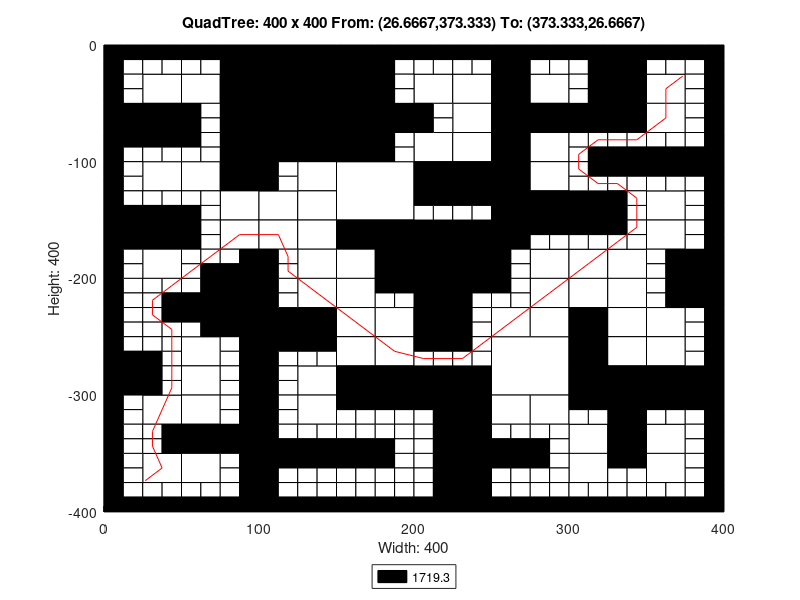

Reproduce this figure in MATLAB.
axis([0 400 -400 0]);
title('QuadTree: 400 x 400 From: (26.6667,373.333) To: (373.333,26.6667)');
xlabel('Width: 400');
ylabel('Height: 400');
rectangle('Position',[100 -50 50 50], 'FaceColor',[0 0 0]);
rectangle('Position',[100 -100 50 50], 'FaceColor',[0 0 0]);
rectangle('Position',[150 -150 50 50], 'FaceColor',[1 1 1]);
rectangle('Position',[200 -200 50 50], 'FaceColor',[0 0 0]);
rectangle('Position',[250 -300 50 50], 'FaceColor',[1 1 1]);
rectangle('Position',[25 -50 25 25], 'FaceColor',[1 1 1]);
rectangle('Position',[75 -25 25 25], 'FaceColor',[0 0 0]);
rectangle('Position',[50 -50 25 25], 'FaceColor',[1 1 1]);
rectangle('Position',[75 -50 25 25], 'FaceColor',[0 0 0]);
rectangle('Position',[0 -75 25 25], 'FaceColor',[0 0 0]);
rectangle('Position',[25 -75 25 25], 'FaceColor',[0 0 0]);
rectangle('Position',[75 -75 25 25], 'FaceColor',[0 0 0]);
rectangle('Position',[75 -100 25 25], 'FaceColor',[0 0 0]);
rectangle('Position',[150 -25 25 25], 'FaceColor',[0 0 0]);
rectangle('Position',[150 -50 25 25], 'FaceColor',[0 0 0]);
rectangle('Position',[150 -75 25 25], 'FaceColor',[0 0 0]);
rectangle('Position',[175 -75 25 25], 'FaceColor',[0 0 0]);
rectangle('Position',[150 -100 25 25], 'FaceColor',[0 0 0]);
rectangle('Position',[25 -125 25 25], 'FaceColor',[1 1 1]);
rectangle('Position',[50 -125 25 25], 'FaceColor',[1 1 1]);
rectangle('Position',[75 -125 25 25], 'FaceColor',[0 0 0]);
rectangle('Position',[75 -150 25 25], 'FaceColor',[1 1 1]);
rectangle('Position',[0 -175 25 25], 'FaceColor',[0 0 0]);
rectangle('Position',[25 -175 25 25], 'FaceColor',[0 0 0]);
rectangle('Position',[25 -200 25 25], 'FaceColor',[1 1 1]);
rectangle('Position',[75 -175 25 25], 'FaceColor',[1 1 1]);
rectangle('Position',[125 -125 25 25], 'FaceColor',[1 1 1]);
rectangle('Position',[100 -150 25 25], 'FaceColor',[1 1 1]);
rectangle('Position',[125 -150 25 25], 'FaceColor',[1 1 1]);
rectangle('Position',[100 -175 25 25], 'FaceColor',[1 1 1]);
rectangle('Position',[125 -175 25 25], 'FaceColor',[1 1 1]);
rectangle('Position',[125 -200 25 25], 'FaceColor',[1 1 1]);
rectangle('Position',[150 -175 25 25], 'FaceColor',[0 0 0]);
rectangle('Position',[175 -175 25 25], 'FaceColor',[0 0 0]);
rectangle('Position',[150 -200 25 25], 'FaceColor',[1 1 1]);
rectangle('Position',[175 -200 25 25], 'FaceColor',[0 0 0]);
rectangle('Position',[200 -50 25 25], 'FaceColor',[1 1 1]);
rectangle('Position',[225 -50 25 25], 'FaceColor',[1 1 1]);
rectangle('Position',[250 -25 25 25], 'FaceColor',[0 0 0]);
rectangle('Position',[250 -50 25 25], 'FaceColor',[0 0 0]);
rectangle('Position',[275 -50 25 25], 'FaceColor',[1 1 1]);
rectangle('Position',[225 -75 25 25], 'FaceColor',[1 1 1]);
rectangle('Position',[200 -100 25 25], 'FaceColor',[1 1 1]);
rectangle('Position',[225 -100 25 25], 'FaceColor',[1 1 1]);
rectangle('Position',[250 -75 25 25], 'FaceColor',[0 0 0]);
rectangle('Position',[275 -75 25 25], 'FaceColor',[0 0 0]);
rectangle('Position',[250 -100 25 25], 'FaceColor',[0 0 0]);
rectangle('Position',[275 -100 25 25], 'FaceColor',[1 1 1]);
rectangle('Position',[325 -25 25 25], 'FaceColor',[0 0 0]);
rectangle('Position',[325 -50 25 25], 'FaceColor',[0 0 0]);
rectangle('Position',[350 -50 25 25], 'FaceColor',[1 1 1]);
rectangle('Position',[300 -75 25 25], 'FaceColor',[0 0 0]);
rectangle('Position',[325 -75 25 25], 'FaceColor',[0 0 0]);
rectangle('Position',[350 -75 25 25], 'FaceColor',[1 1 1]);
rectangle('Position',[200 -125 25 25], 'FaceColor',[0 0 0]);
rectangle('Position',[225 -125 25 25], 'FaceColor',[0 0 0]);
rectangle('Position',[250 -125 25 25], 'FaceColor',[0 0 0]);
rectangle('Position',[275 -125 25 25], 'FaceColor',[1 1 1]);
rectangle('Position',[250 -150 25 25], 'FaceColor',[0 0 0]);
rectangle('Position',[275 -150 25 25], 'FaceColor',[0 0 0]);
rectangle('Position',[250 -175 25 25], 'FaceColor',[0 0 0]);
rectangle('Position',[275 -200 25 25], 'FaceColor',[1 1 1]);
rectangle('Position',[300 -150 25 25], 'FaceColor',[0 0 0]);
rectangle('Position',[350 -150 25 25], 'FaceColor',[1 1 1]);
rectangle('Position',[300 -200 25 25], 'FaceColor',[1 1 1]);
rectangle('Position',[325 -200 25 25], 'FaceColor',[1 1 1]);
rectangle('Position',[350 -175 25 25], 'FaceColor',[1 1 1]);
rectangle('Position',[375 -200 25 25], 'FaceColor',[0 0 0]);
rectangle('Position',[75 -225 25 25], 'FaceColor',[0 0 0]);
rectangle('Position',[75 -250 25 25], 'FaceColor',[0 0 0]);
rectangle('Position',[0 -300 25 25], 'FaceColor',[0 0 0]);
rectangle('Position',[50 -275 25 25], 'FaceColor',[1 1 1]);
rectangle('Position',[50 -300 25 25], 'FaceColor',[1 1 1]);
rectangle('Position',[125 -225 25 25], 'FaceColor',[1 1 1]);
rectangle('Position',[100 -250 25 25], 'FaceColor',[0 0 0]);
rectangle('Position',[125 -250 25 25], 'FaceColor',[0 0 0]);
rectangle('Position',[150 -225 25 25], 'FaceColor',[1 1 1]);
rectangle('Position',[150 -250 25 25], 'FaceColor',[1 1 1]);
rectangle('Position',[175 -250 25 25], 'FaceColor',[1 1 1]);
rectangle('Position',[125 -300 25 25], 'FaceColor',[1 1 1]);
rectangle('Position',[150 -275 25 25], 'FaceColor',[1 1 1]);
rectangle('Position',[175 -275 25 25], 'FaceColor',[1 1 1]);
rectangle('Position',[150 -300 25 25], 'FaceColor',[0 0 0]);
rectangle('Position',[175 -300 25 25], 'FaceColor',[0 0 0]);
rectangle('Position',[25 -325 25 25], 'FaceColor',[1 1 1]);
rectangle('Position',[50 -325 25 25], 'FaceColor',[1 1 1]);
rectangle('Position',[50 -350 25 25], 'FaceColor',[0 0 0]);
rectangle('Position',[75 -350 25 25], 'FaceColor',[0 0 0]);
rectangle('Position',[25 -375 25 25], 'FaceColor',[1 1 1]);
rectangle('Position',[50 -375 25 25], 'FaceColor',[1 1 1]);
rectangle('Position',[125 -325 25 25], 'FaceColor',[1 1 1]);
rectangle('Position',[200 -225 25 25], 'FaceColor',[0 0 0]);
rectangle('Position',[200 -250 25 25], 'FaceColor',[0 0 0]);
rectangle('Position',[275 -225 25 25], 'FaceColor',[1 1 1]);
rectangle('Position',[250 -250 25 25], 'FaceColor',[1 1 1]);
rectangle('Position',[275 -250 25 25], 'FaceColor',[1 1 1]);
rectangle('Position',[200 -300 25 25], 'FaceColor',[0 0 0]);
rectangle('Position',[225 -300 25 25], 'FaceColor',[0 0 0]);
rectangle('Position',[300 -225 25 25], 'FaceColor',[1 1 1]);
rectangle('Position',[325 -225 25 25], 'FaceColor',[1 1 1]);
rectangle('Position',[300 -250 25 25], 'FaceColor',[0 0 0]);
rectangle('Position',[325 -250 25 25], 'FaceColor',[1 1 1]);
rectangle('Position',[375 -225 25 25], 'FaceColor',[0 0 0]);
rectangle('Position',[350 -250 25 25], 'FaceColor',[1 1 1]);
rectangle('Position',[300 -275 25 25], 'FaceColor',[0 0 0]);
rectangle('Position',[325 -275 25 25], 'FaceColor',[1 1 1]);
rectangle('Position',[300 -300 25 25], 'FaceColor',[0 0 0]);
rectangle('Position',[325 -300 25 25], 'FaceColor',[0 0 0]);
rectangle('Position',[350 -275 25 25], 'FaceColor',[1 1 1]);
rectangle('Position',[350 -300 25 25], 'FaceColor',[0 0 0]);
rectangle('Position',[375 -300 25 25], 'FaceColor',[0 0 0]);
rectangle('Position',[225 -325 25 25], 'FaceColor',[0 0 0]);
rectangle('Position',[225 -350 25 25], 'FaceColor',[0 0 0]);
rectangle('Position',[250 -325 25 25], 'FaceColor',[1 1 1]);
rectangle('Position',[275 -325 25 25], 'FaceColor',[1 1 1]);
rectangle('Position',[225 -375 25 25], 'FaceColor',[0 0 0]);
rectangle('Position',[225 -400 25 25], 'FaceColor',[0 0 0]);
rectangle('Position',[325 -325 25 25], 'FaceColor',[0 0 0]);
rectangle('Position',[300 -350 25 25], 'FaceColor',[1 1 1]);
rectangle('Position',[325 -350 25 25], 'FaceColor',[0 0 0]);
rectangle('Position',[350 -350 25 25], 'FaceColor',[1 1 1]);
rectangle('Position',[300 -375 25 25], 'FaceColor',[1 1 1]);
rectangle('Position',[350 -375 25 25], 'FaceColor',[1 1 1]);
rectangle('Position',[0 -12.5 12.5 12.5], 'FaceColor',[0 0 0]);
rectangle('Position',[12.5 -12.5 12.5 12.5], 'FaceColor',[0 0 0]);
rectangle('Position',[0 -25 12.5 12.5], 'FaceColor',[0 0 0]);
rectangle('Position',[12.5 -25 12.5 12.5], 'FaceColor',[1 1 1]);
rectangle('Position',[25 -12.5 12.5 12.5], 'FaceColor',[0 0 0]);
rectangle('Position',[37.5 -12.5 12.5 12.5], 'FaceColor',[0 0 0]);
rectangle('Position',[25 -25 12.5 12.5], 'FaceColor',[1 1 1]);
rectangle('Position',[37.5 -25 12.5 12.5], 'FaceColor',[1 1 1]);
rectangle('Position',[0 -37.5 12.5 12.5], 'FaceColor',[0 0 0]);
rectangle('Position',[12.5 -37.5 12.5 12.5], 'FaceColor',[1 1 1]);
rectangle('Position',[0 -50 12.5 12.5], 'FaceColor',[0 0 0]);
rectangle('Position',[12.5 -50 12.5 12.5], 'FaceColor',[1 1 1]);
rectangle('Position',[50 -12.5 12.5 12.5], 'FaceColor',[0 0 0]);
rectangle('Position',[62.5 -12.5 12.5 12.5], 'FaceColor',[0 0 0]);
rectangle('Position',[50 -25 12.5 12.5], 'FaceColor',[1 1 1]);
rectangle('Position',[62.5 -25 12.5 12.5], 'FaceColor',[1 1 1]);
rectangle('Position',[0 -87.5 12.5 12.5], 'FaceColor',[0 0 0]);
rectangle('Position',[12.5 -87.5 12.5 12.5], 'FaceColor',[0 0 0]);
rectangle('Position',[0 -100 12.5 12.5], 'FaceColor',[0 0 0]);
rectangle('Position',[12.5 -100 12.5 12.5], 'FaceColor',[1 1 1]);
rectangle('Position',[25 -87.5 12.5 12.5], 'FaceColor',[0 0 0]);
rectangle('Position',[37.5 -87.5 12.5 12.5], 'FaceColor',[0 0 0]);
rectangle('Position',[25 -100 12.5 12.5], 'FaceColor',[1 1 1]);
rectangle('Position',[37.5 -100 12.5 12.5], 'FaceColor',[1 1 1]);
rectangle('Position',[50 -62.5 12.5 12.5], 'FaceColor',[0 0 0]);
rectangle('Position',[62.5 -62.5 12.5 12.5], 'FaceColor',[1 1 1]);
rectangle('Position',[50 -75 12.5 12.5], 'FaceColor',[0 0 0]);
rectangle('Position',[62.5 -75 12.5 12.5], 'FaceColor',[1 1 1]);
rectangle('Position',[50 -87.5 12.5 12.5], 'FaceColor',[0 0 0]);
rectangle('Position',[62.5 -87.5 12.5 12.5], 'FaceColor',[1 1 1]);
rectangle('Position',[50 -100 12.5 12.5], 'FaceColor',[1 1 1]);
rectangle('Position',[62.5 -100 12.5 12.5], 'FaceColor',[1 1 1]);
rectangle('Position',[175 -12.5 12.5 12.5], 'FaceColor',[0 0 0]);
rectangle('Position',[187.5 -12.5 12.5 12.5], 'FaceColor',[0 0 0]);
rectangle('Position',[175 -25 12.5 12.5], 'FaceColor',[0 0 0]);
rectangle('Position',[187.5 -25 12.5 12.5], 'FaceColor',[1 1 1]);
rectangle('Position',[175 -37.5 12.5 12.5], 'FaceColor',[0 0 0]);
rectangle('Position',[187.5 -37.5 12.5 12.5], 'FaceColor',[1 1 1]);
rectangle('Position',[175 -50 12.5 12.5], 'FaceColor',[0 0 0]);
rectangle('Position',[187.5 -50 12.5 12.5], 'FaceColor',[1 1 1]);
rectangle('Position',[175 -87.5 12.5 12.5], 'FaceColor',[0 0 0]);
rectangle('Position',[187.5 -87.5 12.5 12.5], 'FaceColor',[1 1 1]);
rectangle('Position',[175 -100 12.5 12.5], 'FaceColor',[0 0 0]);
rectangle('Position',[187.5 -100 12.5 12.5], 'FaceColor',[1 1 1]);
rectangle('Position',[0 -112.5 12.5 12.5], 'FaceColor',[0 0 0]);
rectangle('Position',[12.5 -112.5 12.5 12.5], 'FaceColor',[1 1 1]);
rectangle('Position',[0 -125 12.5 12.5], 'FaceColor',[0 0 0]);
rectangle('Position',[12.5 -125 12.5 12.5], 'FaceColor',[1 1 1]);
rectangle('Position',[0 -137.5 12.5 12.5], 'FaceColor',[0 0 0]);
rectangle('Position',[12.5 -137.5 12.5 12.5], 'FaceColor',[1 1 1]);
rectangle('Position',[0 -150 12.5 12.5], 'FaceColor',[0 0 0]);
rectangle('Position',[12.5 -150 12.5 12.5], 'FaceColor',[0 0 0]);
rectangle('Position',[25 -137.5 12.5 12.5], 'FaceColor',[1 1 1]);
rectangle('Position',[37.5 -137.5 12.5 12.5], 'FaceColor',[1 1 1]);
rectangle('Position',[25 -150 12.5 12.5], 'FaceColor',[0 0 0]);
rectangle('Position',[37.5 -150 12.5 12.5], 'FaceColor',[0 0 0]);
rectangle('Position',[50 -137.5 12.5 12.5], 'FaceColor',[1 1 1]);
rectangle('Position',[62.5 -137.5 12.5 12.5], 'FaceColor',[1 1 1]);
rectangle('Position',[50 -150 12.5 12.5], 'FaceColor',[0 0 0]);
rectangle('Position',[62.5 -150 12.5 12.5], 'FaceColor',[1 1 1]);
rectangle('Position',[0 -187.5 12.5 12.5], 'FaceColor',[0 0 0]);
rectangle('Position',[12.5 -187.5 12.5 12.5], 'FaceColor',[1 1 1]);
rectangle('Position',[0 -200 12.5 12.5], 'FaceColor',[0 0 0]);
rectangle('Position',[12.5 -200 12.5 12.5], 'FaceColor',[1 1 1]);
rectangle('Position',[50 -162.5 12.5 12.5], 'FaceColor',[0 0 0]);
rectangle('Position',[62.5 -162.5 12.5 12.5], 'FaceColor',[1 1 1]);
rectangle('Position',[50 -175 12.5 12.5], 'FaceColor',[0 0 0]);
rectangle('Position',[62.5 -175 12.5 12.5], 'FaceColor',[1 1 1]);
rectangle('Position',[50 -187.5 12.5 12.5], 'FaceColor',[1 1 1]);
rectangle('Position',[62.5 -187.5 12.5 12.5], 'FaceColor',[1 1 1]);
rectangle('Position',[50 -200 12.5 12.5], 'FaceColor',[1 1 1]);
rectangle('Position',[62.5 -200 12.5 12.5], 'FaceColor',[0 0 0]);
rectangle('Position',[75 -187.5 12.5 12.5], 'FaceColor',[1 1 1]);
rectangle('Position',[87.5 -187.5 12.5 12.5], 'FaceColor',[0 0 0]);
rectangle('Position',[75 -200 12.5 12.5], 'FaceColor',[0 0 0]);
rectangle('Position',[87.5 -200 12.5 12.5], 'FaceColor',[0 0 0]);
rectangle('Position',[100 -112.5 12.5 12.5], 'FaceColor',[0 0 0]);
rectangle('Position',[112.5 -112.5 12.5 12.5], 'FaceColor',[1 1 1]);
rectangle('Position',[100 -125 12.5 12.5], 'FaceColor',[0 0 0]);
rectangle('Position',[112.5 -125 12.5 12.5], 'FaceColor',[1 1 1]);
rectangle('Position',[100 -187.5 12.5 12.5], 'FaceColor',[0 0 0]);
rectangle('Position',[112.5 -187.5 12.5 12.5], 'FaceColor',[1 1 1]);
rectangle('Position',[100 -200 12.5 12.5], 'FaceColor',[0 0 0]);
rectangle('Position',[112.5 -200 12.5 12.5], 'FaceColor',[1 1 1]);
rectangle('Position',[200 -12.5 12.5 12.5], 'FaceColor',[0 0 0]);
rectangle('Position',[212.5 -12.5 12.5 12.5], 'FaceColor',[0 0 0]);
rectangle('Position',[200 -25 12.5 12.5], 'FaceColor',[1 1 1]);
rectangle('Position',[212.5 -25 12.5 12.5], 'FaceColor',[1 1 1]);
rectangle('Position',[225 -12.5 12.5 12.5], 'FaceColor',[0 0 0]);
rectangle('Position',[237.5 -12.5 12.5 12.5], 'FaceColor',[0 0 0]);
rectangle('Position',[225 -25 12.5 12.5], 'FaceColor',[1 1 1]);
rectangle('Position',[237.5 -25 12.5 12.5], 'FaceColor',[1 1 1]);
rectangle('Position',[275 -12.5 12.5 12.5], 'FaceColor',[0 0 0]);
rectangle('Position',[287.5 -12.5 12.5 12.5], 'FaceColor',[0 0 0]);
rectangle('Position',[275 -25 12.5 12.5], 'FaceColor',[1 1 1]);
rectangle('Position',[287.5 -25 12.5 12.5], 'FaceColor',[1 1 1]);
rectangle('Position',[200 -62.5 12.5 12.5], 'FaceColor',[0 0 0]);
rectangle('Position',[212.5 -62.5 12.5 12.5], 'FaceColor',[1 1 1]);
rectangle('Position',[200 -75 12.5 12.5], 'FaceColor',[0 0 0]);
rectangle('Position',[212.5 -75 12.5 12.5], 'FaceColor',[1 1 1]);
rectangle('Position',[300 -12.5 12.5 12.5], 'FaceColor',[0 0 0]);
rectangle('Position',[312.5 -12.5 12.5 12.5], 'FaceColor',[0 0 0]);
rectangle('Position',[300 -25 12.5 12.5], 'FaceColor',[1 1 1]);
rectangle('Position',[312.5 -25 12.5 12.5], 'FaceColor',[0 0 0]);
rectangle('Position',[300 -37.5 12.5 12.5], 'FaceColor',[1 1 1]);
rectangle('Position',[312.5 -37.5 12.5 12.5], 'FaceColor',[0 0 0]);
rectangle('Position',[300 -50 12.5 12.5], 'FaceColor',[1 1 1]);
rectangle('Position',[312.5 -50 12.5 12.5], 'FaceColor',[0 0 0]);
rectangle('Position',[350 -12.5 12.5 12.5], 'FaceColor',[0 0 0]);
rectangle('Position',[362.5 -12.5 12.5 12.5], 'FaceColor',[0 0 0]);
rectangle('Position',[350 -25 12.5 12.5], 'FaceColor',[1 1 1]);
rectangle('Position',[362.5 -25 12.5 12.5], 'FaceColor',[1 1 1]);
rectangle('Position',[375 -12.5 12.5 12.5], 'FaceColor',[0 0 0]);
rectangle('Position',[387.5 -12.5 12.5 12.5], 'FaceColor',[0 0 0]);
rectangle('Position',[375 -25 12.5 12.5], 'FaceColor',[1 1 1]);
rectangle('Position',[387.5 -25 12.5 12.5], 'FaceColor',[0 0 0]);
rectangle('Position',[375 -37.5 12.5 12.5], 'FaceColor',[1 1 1]);
rectangle('Position',[387.5 -37.5 12.5 12.5], 'FaceColor',[0 0 0]);
rectangle('Position',[375 -50 12.5 12.5], 'FaceColor',[1 1 1]);
rectangle('Position',[387.5 -50 12.5 12.5], 'FaceColor',[0 0 0]);
rectangle('Position',[300 -87.5 12.5 12.5], 'FaceColor',[1 1 1]);
rectangle('Position',[312.5 -87.5 12.5 12.5], 'FaceColor',[1 1 1]);
rectangle('Position',[300 -100 12.5 12.5], 'FaceColor',[1 1 1]);
rectangle('Position',[312.5 -100 12.5 12.5], 'FaceColor',[0 0 0]);
rectangle('Position',[325 -87.5 12.5 12.5], 'FaceColor',[1 1 1]);
rectangle('Position',[337.5 -87.5 12.5 12.5], 'FaceColor',[1 1 1]);
rectangle('Position',[325 -100 12.5 12.5], 'FaceColor',[0 0 0]);
rectangle('Position',[337.5 -100 12.5 12.5], 'FaceColor',[0 0 0]);
rectangle('Position',[375 -62.5 12.5 12.5], 'FaceColor',[1 1 1]);
rectangle('Position',[387.5 -62.5 12.5 12.5], 'FaceColor',[0 0 0]);
rectangle('Position',[375 -75 12.5 12.5], 'FaceColor',[1 1 1]);
rectangle('Position',[387.5 -75 12.5 12.5], 'FaceColor',[0 0 0]);
rectangle('Position',[350 -87.5 12.5 12.5], 'FaceColor',[1 1 1]);
rectangle('Position',[362.5 -87.5 12.5 12.5], 'FaceColor',[1 1 1]);
rectangle('Position',[350 -100 12.5 12.5], 'FaceColor',[0 0 0]);
rectangle('Position',[362.5 -100 12.5 12.5], 'FaceColor',[0 0 0]);
rectangle('Position',[375 -87.5 12.5 12.5], 'FaceColor',[1 1 1]);
rectangle('Position',[387.5 -87.5 12.5 12.5], 'FaceColor',[0 0 0]);
rectangle('Position',[375 -100 12.5 12.5], 'FaceColor',[0 0 0]);
rectangle('Position',[387.5 -100 12.5 12.5], 'FaceColor',[0 0 0]);
rectangle('Position',[200 -137.5 12.5 12.5], 'FaceColor',[0 0 0]);
rectangle('Position',[212.5 -137.5 12.5 12.5], 'FaceColor',[0 0 0]);
rectangle('Position',[200 -150 12.5 12.5], 'FaceColor',[1 1 1]);
rectangle('Position',[212.5 -150 12.5 12.5], 'FaceColor',[1 1 1]);
rectangle('Position',[225 -137.5 12.5 12.5], 'FaceColor',[0 0 0]);
rectangle('Position',[237.5 -137.5 12.5 12.5], 'FaceColor',[0 0 0]);
rectangle('Position',[225 -150 12.5 12.5], 'FaceColor',[1 1 1]);
rectangle('Position',[237.5 -150 12.5 12.5], 'FaceColor',[1 1 1]);
rectangle('Position',[275 -162.5 12.5 12.5], 'FaceColor',[0 0 0]);
rectangle('Position',[287.5 -162.5 12.5 12.5], 'FaceColor',[0 0 0]);
rectangle('Position',[275 -175 12.5 12.5], 'FaceColor',[1 1 1]);
rectangle('Position',[287.5 -175 12.5 12.5], 'FaceColor',[1 1 1]);
rectangle('Position',[250 -187.5 12.5 12.5], 'FaceColor',[0 0 0]);
rectangle('Position',[262.5 -187.5 12.5 12.5], 'FaceColor',[1 1 1]);
rectangle('Position',[250 -200 12.5 12.5], 'FaceColor',[0 0 0]);
rectangle('Position',[262.5 -200 12.5 12.5], 'FaceColor',[1 1 1]);
rectangle('Position',[300 -112.5 12.5 12.5], 'FaceColor',[1 1 1]);
rectangle('Position',[312.5 -112.5 12.5 12.5], 'FaceColor',[0 0 0]);
rectangle('Position',[300 -125 12.5 12.5], 'FaceColor',[1 1 1]);
rectangle('Position',[312.5 -125 12.5 12.5], 'FaceColor',[1 1 1]);
rectangle('Position',[325 -112.5 12.5 12.5], 'FaceColor',[0 0 0]);
rectangle('Position',[337.5 -112.5 12.5 12.5], 'FaceColor',[0 0 0]);
rectangle('Position',[325 -125 12.5 12.5], 'FaceColor',[1 1 1]);
rectangle('Position',[337.5 -125 12.5 12.5], 'FaceColor',[1 1 1]);
rectangle('Position',[325 -137.5 12.5 12.5], 'FaceColor',[0 0 0]);
rectangle('Position',[337.5 -137.5 12.5 12.5], 'FaceColor',[1 1 1]);
rectangle('Position',[325 -150 12.5 12.5], 'FaceColor',[0 0 0]);
rectangle('Position',[337.5 -150 12.5 12.5], 'FaceColor',[1 1 1]);
rectangle('Position',[350 -112.5 12.5 12.5], 'FaceColor',[0 0 0]);
rectangle('Position',[362.5 -112.5 12.5 12.5], 'FaceColor',[0 0 0]);
rectangle('Position',[350 -125 12.5 12.5], 'FaceColor',[1 1 1]);
rectangle('Position',[362.5 -125 12.5 12.5], 'FaceColor',[1 1 1]);
rectangle('Position',[375 -112.5 12.5 12.5], 'FaceColor',[0 0 0]);
rectangle('Position',[387.5 -112.5 12.5 12.5], 'FaceColor',[0 0 0]);
rectangle('Position',[375 -125 12.5 12.5], 'FaceColor',[1 1 1]);
rectangle('Position',[387.5 -125 12.5 12.5], 'FaceColor',[0 0 0]);
rectangle('Position',[375 -137.5 12.5 12.5], 'FaceColor',[1 1 1]);
rectangle('Position',[387.5 -137.5 12.5 12.5], 'FaceColor',[0 0 0]);
rectangle('Position',[375 -150 12.5 12.5], 'FaceColor',[1 1 1]);
rectangle('Position',[387.5 -150 12.5 12.5], 'FaceColor',[0 0 0]);
rectangle('Position',[300 -162.5 12.5 12.5], 'FaceColor',[0 0 0]);
rectangle('Position',[312.5 -162.5 12.5 12.5], 'FaceColor',[0 0 0]);
rectangle('Position',[300 -175 12.5 12.5], 'FaceColor',[1 1 1]);
rectangle('Position',[312.5 -175 12.5 12.5], 'FaceColor',[1 1 1]);
rectangle('Position',[325 -162.5 12.5 12.5], 'FaceColor',[0 0 0]);
rectangle('Position',[337.5 -162.5 12.5 12.5], 'FaceColor',[1 1 1]);
rectangle('Position',[325 -175 12.5 12.5], 'FaceColor',[1 1 1]);
rectangle('Position',[337.5 -175 12.5 12.5], 'FaceColor',[1 1 1]);
rectangle('Position',[375 -162.5 12.5 12.5], 'FaceColor',[1 1 1]);
rectangle('Position',[387.5 -162.5 12.5 12.5], 'FaceColor',[0 0 0]);
rectangle('Position',[375 -175 12.5 12.5], 'FaceColor',[1 1 1]);
rectangle('Position',[387.5 -175 12.5 12.5], 'FaceColor',[0 0 0]);
rectangle('Position',[350 -187.5 12.5 12.5], 'FaceColor',[1 1 1]);
rectangle('Position',[362.5 -187.5 12.5 12.5], 'FaceColor',[0 0 0]);
rectangle('Position',[350 -200 12.5 12.5], 'FaceColor',[1 1 1]);
rectangle('Position',[362.5 -200 12.5 12.5], 'FaceColor',[0 0 0]);
rectangle('Position',[0 -212.5 12.5 12.5], 'FaceColor',[0 0 0]);
rectangle('Position',[12.5 -212.5 12.5 12.5], 'FaceColor',[1 1 1]);
rectangle('Position',[0 -225 12.5 12.5], 'FaceColor',[0 0 0]);
rectangle('Position',[12.5 -225 12.5 12.5], 'FaceColor',[1 1 1]);
rectangle('Position',[25 -212.5 12.5 12.5], 'FaceColor',[1 1 1]);
rectangle('Position',[37.5 -212.5 12.5 12.5], 'FaceColor',[1 1 1]);
rectangle('Position',[25 -225 12.5 12.5], 'FaceColor',[1 1 1]);
rectangle('Position',[37.5 -225 12.5 12.5], 'FaceColor',[0 0 0]);
rectangle('Position',[0 -237.5 12.5 12.5], 'FaceColor',[0 0 0]);
rectangle('Position',[12.5 -237.5 12.5 12.5], 'FaceColor',[1 1 1]);
rectangle('Position',[0 -250 12.5 12.5], 'FaceColor',[0 0 0]);
rectangle('Position',[12.5 -250 12.5 12.5], 'FaceColor',[1 1 1]);
rectangle('Position',[25 -237.5 12.5 12.5], 'FaceColor',[1 1 1]);
rectangle('Position',[37.5 -237.5 12.5 12.5], 'FaceColor',[0 0 0]);
rectangle('Position',[25 -250 12.5 12.5], 'FaceColor',[1 1 1]);
rectangle('Position',[37.5 -250 12.5 12.5], 'FaceColor',[1 1 1]);
rectangle('Position',[50 -212.5 12.5 12.5], 'FaceColor',[1 1 1]);
rectangle('Position',[62.5 -212.5 12.5 12.5], 'FaceColor',[0 0 0]);
rectangle('Position',[50 -225 12.5 12.5], 'FaceColor',[0 0 0]);
rectangle('Position',[62.5 -225 12.5 12.5], 'FaceColor',[0 0 0]);
rectangle('Position',[50 -237.5 12.5 12.5], 'FaceColor',[0 0 0]);
rectangle('Position',[62.5 -237.5 12.5 12.5], 'FaceColor',[0 0 0]);
rectangle('Position',[50 -250 12.5 12.5], 'FaceColor',[1 1 1]);
rectangle('Position',[62.5 -250 12.5 12.5], 'FaceColor',[0 0 0]);
rectangle('Position',[0 -262.5 12.5 12.5], 'FaceColor',[0 0 0]);
rectangle('Position',[12.5 -262.5 12.5 12.5], 'FaceColor',[1 1 1]);
rectangle('Position',[0 -275 12.5 12.5], 'FaceColor',[0 0 0]);
rectangle('Position',[12.5 -275 12.5 12.5], 'FaceColor',[0 0 0]);
rectangle('Position',[25 -262.5 12.5 12.5], 'FaceColor',[1 1 1]);
rectangle('Position',[37.5 -262.5 12.5 12.5], 'FaceColor',[1 1 1]);
rectangle('Position',[25 -275 12.5 12.5], 'FaceColor',[0 0 0]);
rectangle('Position',[37.5 -275 12.5 12.5], 'FaceColor',[1 1 1]);
rectangle('Position',[25 -287.5 12.5 12.5], 'FaceColor',[0 0 0]);
rectangle('Position',[37.5 -287.5 12.5 12.5], 'FaceColor',[1 1 1]);
rectangle('Position',[25 -300 12.5 12.5], 'FaceColor',[0 0 0]);
rectangle('Position',[37.5 -300 12.5 12.5], 'FaceColor',[1 1 1]);
rectangle('Position',[75 -262.5 12.5 12.5], 'FaceColor',[1 1 1]);
rectangle('Position',[87.5 -262.5 12.5 12.5], 'FaceColor',[0 0 0]);
rectangle('Position',[75 -275 12.5 12.5], 'FaceColor',[1 1 1]);
rectangle('Position',[87.5 -275 12.5 12.5], 'FaceColor',[0 0 0]);
rectangle('Position',[75 -287.5 12.5 12.5], 'FaceColor',[1 1 1]);
rectangle('Position',[87.5 -287.5 12.5 12.5], 'FaceColor',[0 0 0]);
rectangle('Position',[75 -300 12.5 12.5], 'FaceColor',[1 1 1]);
rectangle('Position',[87.5 -300 12.5 12.5], 'FaceColor',[0 0 0]);
rectangle('Position',[100 -212.5 12.5 12.5], 'FaceColor',[0 0 0]);
rectangle('Position',[112.5 -212.5 12.5 12.5], 'FaceColor',[1 1 1]);
rectangle('Position',[100 -225 12.5 12.5], 'FaceColor',[0 0 0]);
rectangle('Position',[112.5 -225 12.5 12.5], 'FaceColor',[1 1 1]);
rectangle('Position',[175 -212.5 12.5 12.5], 'FaceColor',[0 0 0]);
rectangle('Position',[187.5 -212.5 12.5 12.5], 'FaceColor',[0 0 0]);
rectangle('Position',[175 -225 12.5 12.5], 'FaceColor',[1 1 1]);
rectangle('Position',[187.5 -225 12.5 12.5], 'FaceColor',[1 1 1]);
rectangle('Position',[100 -262.5 12.5 12.5], 'FaceColor',[0 0 0]);
rectangle('Position',[112.5 -262.5 12.5 12.5], 'FaceColor',[0 0 0]);
rectangle('Position',[100 -275 12.5 12.5], 'FaceColor',[0 0 0]);
rectangle('Position',[112.5 -275 12.5 12.5], 'FaceColor',[1 1 1]);
rectangle('Position',[125 -262.5 12.5 12.5], 'FaceColor',[0 0 0]);
rectangle('Position',[137.5 -262.5 12.5 12.5], 'FaceColor',[0 0 0]);
rectangle('Position',[125 -275 12.5 12.5], 'FaceColor',[1 1 1]);
rectangle('Position',[137.5 -275 12.5 12.5], 'FaceColor',[1 1 1]);
rectangle('Position',[100 -287.5 12.5 12.5], 'FaceColor',[0 0 0]);
rectangle('Position',[112.5 -287.5 12.5 12.5], 'FaceColor',[1 1 1]);
rectangle('Position',[100 -300 12.5 12.5], 'FaceColor',[0 0 0]);
rectangle('Position',[112.5 -300 12.5 12.5], 'FaceColor',[1 1 1]);
rectangle('Position',[0 -312.5 12.5 12.5], 'FaceColor',[0 0 0]);
rectangle('Position',[12.5 -312.5 12.5 12.5], 'FaceColor',[1 1 1]);
rectangle('Position',[0 -325 12.5 12.5], 'FaceColor',[0 0 0]);
rectangle('Position',[12.5 -325 12.5 12.5], 'FaceColor',[1 1 1]);
rectangle('Position',[0 -337.5 12.5 12.5], 'FaceColor',[0 0 0]);
rectangle('Position',[12.5 -337.5 12.5 12.5], 'FaceColor',[1 1 1]);
rectangle('Position',[0 -350 12.5 12.5], 'FaceColor',[0 0 0]);
rectangle('Position',[12.5 -350 12.5 12.5], 'FaceColor',[1 1 1]);
rectangle('Position',[25 -337.5 12.5 12.5], 'FaceColor',[1 1 1]);
rectangle('Position',[37.5 -337.5 12.5 12.5], 'FaceColor',[0 0 0]);
rectangle('Position',[25 -350 12.5 12.5], 'FaceColor',[1 1 1]);
rectangle('Position',[37.5 -350 12.5 12.5], 'FaceColor',[0 0 0]);
rectangle('Position',[75 -312.5 12.5 12.5], 'FaceColor',[1 1 1]);
rectangle('Position',[87.5 -312.5 12.5 12.5], 'FaceColor',[0 0 0]);
rectangle('Position',[75 -325 12.5 12.5], 'FaceColor',[1 1 1]);
rectangle('Position',[87.5 -325 12.5 12.5], 'FaceColor',[0 0 0]);
rectangle('Position',[0 -362.5 12.5 12.5], 'FaceColor',[0 0 0]);
rectangle('Position',[12.5 -362.5 12.5 12.5], 'FaceColor',[1 1 1]);
rectangle('Position',[0 -375 12.5 12.5], 'FaceColor',[0 0 0]);
rectangle('Position',[12.5 -375 12.5 12.5], 'FaceColor',[1 1 1]);
rectangle('Position',[0 -387.5 12.5 12.5], 'FaceColor',[0 0 0]);
rectangle('Position',[12.5 -387.5 12.5 12.5], 'FaceColor',[1 1 1]);
rectangle('Position',[0 -400 12.5 12.5], 'FaceColor',[0 0 0]);
rectangle('Position',[12.5 -400 12.5 12.5], 'FaceColor',[0 0 0]);
rectangle('Position',[25 -387.5 12.5 12.5], 'FaceColor',[1 1 1]);
rectangle('Position',[37.5 -387.5 12.5 12.5], 'FaceColor',[1 1 1]);
rectangle('Position',[25 -400 12.5 12.5], 'FaceColor',[0 0 0]);
rectangle('Position',[37.5 -400 12.5 12.5], 'FaceColor',[0 0 0]);
rectangle('Position',[75 -362.5 12.5 12.5], 'FaceColor',[1 1 1]);
rectangle('Position',[87.5 -362.5 12.5 12.5], 'FaceColor',[0 0 0]);
rectangle('Position',[75 -375 12.5 12.5], 'FaceColor',[1 1 1]);
rectangle('Position',[87.5 -375 12.5 12.5], 'FaceColor',[0 0 0]);
rectangle('Position',[50 -387.5 12.5 12.5], 'FaceColor',[1 1 1]);
rectangle('Position',[62.5 -387.5 12.5 12.5], 'FaceColor',[1 1 1]);
rectangle('Position',[50 -400 12.5 12.5], 'FaceColor',[0 0 0]);
rectangle('Position',[62.5 -400 12.5 12.5], 'FaceColor',[0 0 0]);
rectangle('Position',[75 -387.5 12.5 12.5], 'FaceColor',[1 1 1]);
rectangle('Position',[87.5 -387.5 12.5 12.5], 'FaceColor',[0 0 0]);
rectangle('Position',[75 -400 12.5 12.5], 'FaceColor',[0 0 0]);
rectangle('Position',[87.5 -400 12.5 12.5], 'FaceColor',[0 0 0]);
rectangle('Position',[100 -312.5 12.5 12.5], 'FaceColor',[0 0 0]);
rectangle('Position',[112.5 -312.5 12.5 12.5], 'FaceColor',[1 1 1]);
rectangle('Position',[100 -325 12.5 12.5], 'FaceColor',[0 0 0]);
rectangle('Position',[112.5 -325 12.5 12.5], 'FaceColor',[1 1 1]);
rectangle('Position',[100 -337.5 12.5 12.5], 'FaceColor',[0 0 0]);
rectangle('Position',[112.5 -337.5 12.5 12.5], 'FaceColor',[1 1 1]);
rectangle('Position',[100 -350 12.5 12.5], 'FaceColor',[0 0 0]);
rectangle('Position',[112.5 -350 12.5 12.5], 'FaceColor',[0 0 0]);
rectangle('Position',[125 -337.5 12.5 12.5], 'FaceColor',[1 1 1]);
rectangle('Position',[137.5 -337.5 12.5 12.5], 'FaceColor',[1 1 1]);
rectangle('Position',[125 -350 12.5 12.5], 'FaceColor',[0 0 0]);
rectangle('Position',[137.5 -350 12.5 12.5], 'FaceColor',[0 0 0]);
rectangle('Position',[150 -312.5 12.5 12.5], 'FaceColor',[0 0 0]);
rectangle('Position',[162.5 -312.5 12.5 12.5], 'FaceColor',[0 0 0]);
rectangle('Position',[150 -325 12.5 12.5], 'FaceColor',[1 1 1]);
rectangle('Position',[162.5 -325 12.5 12.5], 'FaceColor',[1 1 1]);
rectangle('Position',[175 -312.5 12.5 12.5], 'FaceColor',[0 0 0]);
rectangle('Position',[187.5 -312.5 12.5 12.5], 'FaceColor',[0 0 0]);
rectangle('Position',[175 -325 12.5 12.5], 'FaceColor',[1 1 1]);
rectangle('Position',[187.5 -325 12.5 12.5], 'FaceColor',[1 1 1]);
rectangle('Position',[150 -337.5 12.5 12.5], 'FaceColor',[1 1 1]);
rectangle('Position',[162.5 -337.5 12.5 12.5], 'FaceColor',[1 1 1]);
rectangle('Position',[150 -350 12.5 12.5], 'FaceColor',[0 0 0]);
rectangle('Position',[162.5 -350 12.5 12.5], 'FaceColor',[0 0 0]);
rectangle('Position',[175 -337.5 12.5 12.5], 'FaceColor',[1 1 1]);
rectangle('Position',[187.5 -337.5 12.5 12.5], 'FaceColor',[1 1 1]);
rectangle('Position',[175 -350 12.5 12.5], 'FaceColor',[0 0 0]);
rectangle('Position',[187.5 -350 12.5 12.5], 'FaceColor',[1 1 1]);
rectangle('Position',[100 -362.5 12.5 12.5], 'FaceColor',[0 0 0]);
rectangle('Position',[112.5 -362.5 12.5 12.5], 'FaceColor',[0 0 0]);
rectangle('Position',[100 -375 12.5 12.5], 'FaceColor',[0 0 0]);
rectangle('Position',[112.5 -375 12.5 12.5], 'FaceColor',[1 1 1]);
rectangle('Position',[125 -362.5 12.5 12.5], 'FaceColor',[0 0 0]);
rectangle('Position',[137.5 -362.5 12.5 12.5], 'FaceColor',[0 0 0]);
rectangle('Position',[125 -375 12.5 12.5], 'FaceColor',[1 1 1]);
rectangle('Position',[137.5 -375 12.5 12.5], 'FaceColor',[1 1 1]);
rectangle('Position',[100 -387.5 12.5 12.5], 'FaceColor',[0 0 0]);
rectangle('Position',[112.5 -387.5 12.5 12.5], 'FaceColor',[1 1 1]);
rectangle('Position',[100 -400 12.5 12.5], 'FaceColor',[0 0 0]);
rectangle('Position',[112.5 -400 12.5 12.5], 'FaceColor',[0 0 0]);
rectangle('Position',[125 -387.5 12.5 12.5], 'FaceColor',[1 1 1]);
rectangle('Position',[137.5 -387.5 12.5 12.5], 'FaceColor',[1 1 1]);
rectangle('Position',[125 -400 12.5 12.5], 'FaceColor',[0 0 0]);
rectangle('Position',[137.5 -400 12.5 12.5], 'FaceColor',[0 0 0]);
rectangle('Position',[150 -362.5 12.5 12.5], 'FaceColor',[0 0 0]);
rectangle('Position',[162.5 -362.5 12.5 12.5], 'FaceColor',[0 0 0]);
rectangle('Position',[150 -375 12.5 12.5], 'FaceColor',[1 1 1]);
rectangle('Position',[162.5 -375 12.5 12.5], 'FaceColor',[1 1 1]);
rectangle('Position',[175 -362.5 12.5 12.5], 'FaceColor',[0 0 0]);
rectangle('Position',[187.5 -362.5 12.5 12.5], 'FaceColor',[1 1 1]);
rectangle('Position',[175 -375 12.5 12.5], 'FaceColor',[1 1 1]);
rectangle('Position',[187.5 -375 12.5 12.5], 'FaceColor',[1 1 1]);
rectangle('Position',[150 -387.5 12.5 12.5], 'FaceColor',[1 1 1]);
rectangle('Position',[162.5 -387.5 12.5 12.5], 'FaceColor',[1 1 1]);
rectangle('Position',[150 -400 12.5 12.5], 'FaceColor',[0 0 0]);
rectangle('Position',[162.5 -400 12.5 12.5], 'FaceColor',[0 0 0]);
rectangle('Position',[175 -387.5 12.5 12.5], 'FaceColor',[1 1 1]);
rectangle('Position',[187.5 -387.5 12.5 12.5], 'FaceColor',[1 1 1]);
rectangle('Position',[175 -400 12.5 12.5], 'FaceColor',[0 0 0]);
rectangle('Position',[187.5 -400 12.5 12.5], 'FaceColor',[0 0 0]);
rectangle('Position',[225 -212.5 12.5 12.5], 'FaceColor',[0 0 0]);
rectangle('Position',[237.5 -212.5 12.5 12.5], 'FaceColor',[0 0 0]);
rectangle('Position',[225 -225 12.5 12.5], 'FaceColor',[0 0 0]);
rectangle('Position',[237.5 -225 12.5 12.5], 'FaceColor',[1 1 1]);
rectangle('Position',[225 -237.5 12.5 12.5], 'FaceColor',[0 0 0]);
rectangle('Position',[237.5 -237.5 12.5 12.5], 'FaceColor',[1 1 1]);
rectangle('Position',[225 -250 12.5 12.5], 'FaceColor',[0 0 0]);
rectangle('Position',[237.5 -250 12.5 12.5], 'FaceColor',[1 1 1]);
rectangle('Position',[250 -212.5 12.5 12.5], 'FaceColor',[0 0 0]);
rectangle('Position',[262.5 -212.5 12.5 12.5], 'FaceColor',[1 1 1]);
rectangle('Position',[250 -225 12.5 12.5], 'FaceColor',[1 1 1]);
rectangle('Position',[262.5 -225 12.5 12.5], 'FaceColor',[1 1 1]);
rectangle('Position',[200 -262.5 12.5 12.5], 'FaceColor',[0 0 0]);
rectangle('Position',[212.5 -262.5 12.5 12.5], 'FaceColor',[0 0 0]);
rectangle('Position',[200 -275 12.5 12.5], 'FaceColor',[1 1 1]);
rectangle('Position',[212.5 -275 12.5 12.5], 'FaceColor',[1 1 1]);
rectangle('Position',[225 -262.5 12.5 12.5], 'FaceColor',[0 0 0]);
rectangle('Position',[237.5 -262.5 12.5 12.5], 'FaceColor',[1 1 1]);
rectangle('Position',[225 -275 12.5 12.5], 'FaceColor',[1 1 1]);
rectangle('Position',[237.5 -275 12.5 12.5], 'FaceColor',[1 1 1]);
rectangle('Position',[350 -212.5 12.5 12.5], 'FaceColor',[1 1 1]);
rectangle('Position',[362.5 -212.5 12.5 12.5], 'FaceColor',[0 0 0]);
rectangle('Position',[350 -225 12.5 12.5], 'FaceColor',[1 1 1]);
rectangle('Position',[362.5 -225 12.5 12.5], 'FaceColor',[0 0 0]);
rectangle('Position',[375 -237.5 12.5 12.5], 'FaceColor',[1 1 1]);
rectangle('Position',[387.5 -237.5 12.5 12.5], 'FaceColor',[0 0 0]);
rectangle('Position',[375 -250 12.5 12.5], 'FaceColor',[1 1 1]);
rectangle('Position',[387.5 -250 12.5 12.5], 'FaceColor',[0 0 0]);
rectangle('Position',[375 -262.5 12.5 12.5], 'FaceColor',[1 1 1]);
rectangle('Position',[387.5 -262.5 12.5 12.5], 'FaceColor',[0 0 0]);
rectangle('Position',[375 -275 12.5 12.5], 'FaceColor',[1 1 1]);
rectangle('Position',[387.5 -275 12.5 12.5], 'FaceColor',[0 0 0]);
rectangle('Position',[200 -312.5 12.5 12.5], 'FaceColor',[0 0 0]);
rectangle('Position',[212.5 -312.5 12.5 12.5], 'FaceColor',[0 0 0]);
rectangle('Position',[200 -325 12.5 12.5], 'FaceColor',[1 1 1]);
rectangle('Position',[212.5 -325 12.5 12.5], 'FaceColor',[0 0 0]);
rectangle('Position',[200 -337.5 12.5 12.5], 'FaceColor',[1 1 1]);
rectangle('Position',[212.5 -337.5 12.5 12.5], 'FaceColor',[0 0 0]);
rectangle('Position',[200 -350 12.5 12.5], 'FaceColor',[1 1 1]);
rectangle('Position',[212.5 -350 12.5 12.5], 'FaceColor',[0 0 0]);
rectangle('Position',[250 -337.5 12.5 12.5], 'FaceColor',[1 1 1]);
rectangle('Position',[262.5 -337.5 12.5 12.5], 'FaceColor',[1 1 1]);
rectangle('Position',[250 -350 12.5 12.5], 'FaceColor',[0 0 0]);
rectangle('Position',[262.5 -350 12.5 12.5], 'FaceColor',[0 0 0]);
rectangle('Position',[275 -337.5 12.5 12.5], 'FaceColor',[1 1 1]);
rectangle('Position',[287.5 -337.5 12.5 12.5], 'FaceColor',[1 1 1]);
rectangle('Position',[275 -350 12.5 12.5], 'FaceColor',[0 0 0]);
rectangle('Position',[287.5 -350 12.5 12.5], 'FaceColor',[1 1 1]);
rectangle('Position',[200 -362.5 12.5 12.5], 'FaceColor',[1 1 1]);
rectangle('Position',[212.5 -362.5 12.5 12.5], 'FaceColor',[0 0 0]);
rectangle('Position',[200 -375 12.5 12.5], 'FaceColor',[1 1 1]);
rectangle('Position',[212.5 -375 12.5 12.5], 'FaceColor',[0 0 0]);
rectangle('Position',[200 -387.5 12.5 12.5], 'FaceColor',[1 1 1]);
rectangle('Position',[212.5 -387.5 12.5 12.5], 'FaceColor',[0 0 0]);
rectangle('Position',[200 -400 12.5 12.5], 'FaceColor',[0 0 0]);
rectangle('Position',[212.5 -400 12.5 12.5], 'FaceColor',[0 0 0]);
rectangle('Position',[250 -362.5 12.5 12.5], 'FaceColor',[0 0 0]);
rectangle('Position',[262.5 -362.5 12.5 12.5], 'FaceColor',[0 0 0]);
rectangle('Position',[250 -375 12.5 12.5], 'FaceColor',[1 1 1]);
rectangle('Position',[262.5 -375 12.5 12.5], 'FaceColor',[1 1 1]);
rectangle('Position',[275 -362.5 12.5 12.5], 'FaceColor',[0 0 0]);
rectangle('Position',[287.5 -362.5 12.5 12.5], 'FaceColor',[1 1 1]);
rectangle('Position',[275 -375 12.5 12.5], 'FaceColor',[1 1 1]);
rectangle('Position',[287.5 -375 12.5 12.5], 'FaceColor',[1 1 1]);
rectangle('Position',[250 -387.5 12.5 12.5], 'FaceColor',[1 1 1]);
rectangle('Position',[262.5 -387.5 12.5 12.5], 'FaceColor',[1 1 1]);
rectangle('Position',[250 -400 12.5 12.5], 'FaceColor',[0 0 0]);
rectangle('Position',[262.5 -400 12.5 12.5], 'FaceColor',[0 0 0]);
rectangle('Position',[275 -387.5 12.5 12.5], 'FaceColor',[1 1 1]);
rectangle('Position',[287.5 -387.5 12.5 12.5], 'FaceColor',[1 1 1]);
rectangle('Position',[275 -400 12.5 12.5], 'FaceColor',[0 0 0]);
rectangle('Position',[287.5 -400 12.5 12.5], 'FaceColor',[0 0 0]);
rectangle('Position',[300 -312.5 12.5 12.5], 'FaceColor',[0 0 0]);
rectangle('Position',[312.5 -312.5 12.5 12.5], 'FaceColor',[0 0 0]);
rectangle('Position',[300 -325 12.5 12.5], 'FaceColor',[1 1 1]);
rectangle('Position',[312.5 -325 12.5 12.5], 'FaceColor',[1 1 1]);
rectangle('Position',[350 -312.5 12.5 12.5], 'FaceColor',[0 0 0]);
rectangle('Position',[362.5 -312.5 12.5 12.5], 'FaceColor',[0 0 0]);
rectangle('Position',[350 -325 12.5 12.5], 'FaceColor',[1 1 1]);
rectangle('Position',[362.5 -325 12.5 12.5], 'FaceColor',[1 1 1]);
rectangle('Position',[375 -312.5 12.5 12.5], 'FaceColor',[0 0 0]);
rectangle('Position',[387.5 -312.5 12.5 12.5], 'FaceColor',[0 0 0]);
rectangle('Position',[375 -325 12.5 12.5], 'FaceColor',[1 1 1]);
rectangle('Position',[387.5 -325 12.5 12.5], 'FaceColor',[0 0 0]);
rectangle('Position',[375 -337.5 12.5 12.5], 'FaceColor',[1 1 1]);
rectangle('Position',[387.5 -337.5 12.5 12.5], 'FaceColor',[0 0 0]);
rectangle('Position',[375 -350 12.5 12.5], 'FaceColor',[1 1 1]);
rectangle('Position',[387.5 -350 12.5 12.5], 'FaceColor',[0 0 0]);
rectangle('Position',[325 -362.5 12.5 12.5], 'FaceColor',[0 0 0]);
rectangle('Position',[337.5 -362.5 12.5 12.5], 'FaceColor',[0 0 0]);
rectangle('Position',[325 -375 12.5 12.5], 'FaceColor',[1 1 1]);
rectangle('Position',[337.5 -375 12.5 12.5], 'FaceColor',[1 1 1]);
rectangle('Position',[300 -387.5 12.5 12.5], 'FaceColor',[1 1 1]);
rectangle('Position',[312.5 -387.5 12.5 12.5], 'FaceColor',[1 1 1]);
rectangle('Position',[300 -400 12.5 12.5], 'FaceColor',[0 0 0]);
rectangle('Position',[312.5 -400 12.5 12.5], 'FaceColor',[0 0 0]);
rectangle('Position',[325 -387.5 12.5 12.5], 'FaceColor',[1 1 1]);
rectangle('Position',[337.5 -387.5 12.5 12.5], 'FaceColor',[1 1 1]);
rectangle('Position',[325 -400 12.5 12.5], 'FaceColor',[0 0 0]);
rectangle('Position',[337.5 -400 12.5 12.5], 'FaceColor',[0 0 0]);
rectangle('Position',[375 -362.5 12.5 12.5], 'FaceColor',[1 1 1]);
rectangle('Position',[387.5 -362.5 12.5 12.5], 'FaceColor',[0 0 0]);
rectangle('Position',[375 -375 12.5 12.5], 'FaceColor',[1 1 1]);
rectangle('Position',[387.5 -375 12.5 12.5], 'FaceColor',[0 0 0]);
rectangle('Position',[350 -387.5 12.5 12.5], 'FaceColor',[1 1 1]);
rectangle('Position',[362.5 -387.5 12.5 12.5], 'FaceColor',[1 1 1]);
rectangle('Position',[350 -400 12.5 12.5], 'FaceColor',[0 0 0]);
rectangle('Position',[362.5 -400 12.5 12.5], 'FaceColor',[0 0 0]);
rectangle('Position',[375 -387.5 12.5 12.5], 'FaceColor',[1 1 1]);
rectangle('Position',[387.5 -387.5 12.5 12.5], 'FaceColor',[0 0 0]);
rectangle('Position',[375 -400 12.5 12.5], 'FaceColor',[0 0 0]);
rectangle('Position',[387.5 -400 12.5 12.5], 'FaceColor',[0 0 0]);
X=[373.333,362.5,362.5,343.75,331.25,318.75,306.25,306.25,318.75,331.25,343.75,343.75,343.75,331.25,312.5,287.5,262.5,243.75,231.25,218.75,206.25,187.5,162.5,137.5,118.75,118.75,112.5,87.5,68.75,56.25,43.75,31.25,31.25,43.75,43.75,43.75,43.75,43.75,37.5,31.25,31.25,37.5,26.6667];
Y=[-26.6667,-37.5,-62.5,-81.25,-81.25,-81.25,-93.75,-106.25,-118.75,-118.75,-131.25,-143.75,-156.25,-168.75,-187.5,-212.5,-237.5,-256.25,-268.75,-268.75,-268.75,-262.5,-237.5,-212.5,-193.75,-181.25,-162.5,-162.5,-181.25,-193.75,-206.25,-218.75,-231.25,-243.75,-256.25,-268.75,-281.25,-293.75,-312.5,-331.25,-343.75,-362.5,-373.333];
hold on;
plot(X,Y,'r');
legend('1719.3','Location','southoutside');
